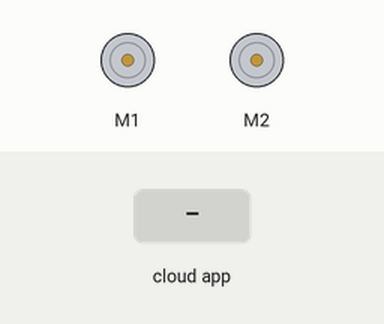
Simulated run of this sketch. Board: Arduino Uno, built for the host (arithmetic inside an expression is 32-bit, double 64-bit). Shown: 2 × DC motor (green arrow = forward, orange = backward, longer = faster). The inputs (shaded band) are chosen by the test bench. The ROS host is connected and sends only what is stated.

Above: at 3.2 s.
3.3 s: the phone or cloud app sets linear.x to -100
At 3.9 s:
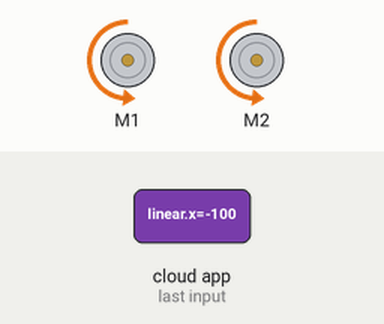
4.8 s: the phone or cloud app sets linear.x to 100
At 5.1 s:
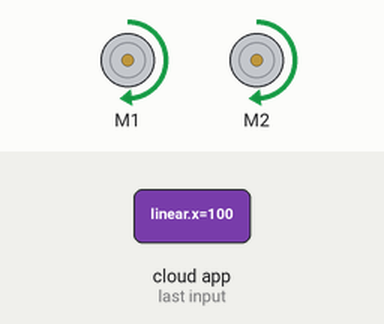
6.3 s: the phone or cloud app sets linear.x to 0
At 7.4 s:
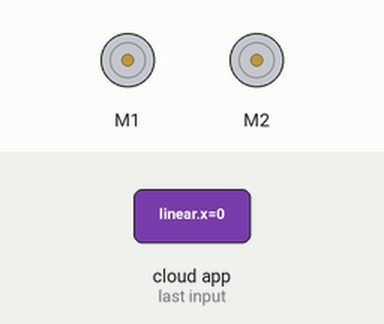
Timing chart, 0 to 9.3 s (numbered marks = the images above; inputs shaded):
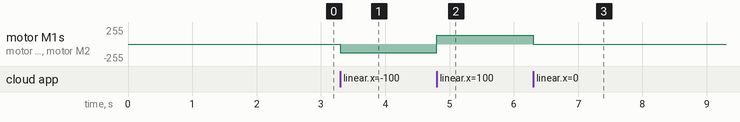

The sketch:

MotorTest.ino
```cpp
// (licence header left out)
#include <Sabertooth.h>
#include <ros.h>
#include <math.h>
#include <std_msgs/String.h>
#include <geometry_msgs/Twist.h>

// Mixed mode is for tank-style diff-drive robots.

Sabertooth ST(128); // The Sabertooth is on address 128. We'll name its object ST.
                    // If you've set up your Sabertooth on a different address, of course change
                    // that here. For how to configure address, etc. see the DIP Switch Wizard for
                    //   Sabertooth - http://www.dimensionengineering.com/datasheets/SabertoothDIPWizard/start.htm
                    //   SyRen      - http://www.dimensionengineering.com/datasheets/SyrenDIPWizard/start.htm
                    // Be sure to select Packetized Serial Mode for use with this library.
                    //
                    // This sample uses the mixed mode (diff-drive) commands, which require two motors
                    // and hence do not work on a SyRen.
                    //
                    // In this sample, hardware serial TX connects to S1.
                    // See the SoftwareSerial example in 3.Advanced for how to use other pins.

void cmdVelCallback(const geometry_msgs::Twist&);
ros::NodeHandle handle;
ros::Subscriber<geometry_msgs::Twist> subscriber("cmd_vel", &cmdVelCallback);

geometry_msgs::Twist msg;
ros::Publisher chatter_pub("cmd_vel", &msg);

const long CONTROL_TIMEOUT = 1000; //ms to wait  before killing motors
unsigned long lastData = 0;
int cnt=0;

void cmdVelCallback(const geometry_msgs::Twist& twist)
{
  //if (cnt%2==0)
    //digitalWrite(2, HIGH);
  //else
    //digitalWrite(2, LOW);

  //cnt=cnt+1;
  // this function is called as soon as there is any cmd_vel command in the ros network
  lastData = millis();

  // this variable is given forth/back velocity in range of [-0.5 +0.5]
  const float linear = twist.linear.x;
  // this variable is given left/right velocity in range of [-1 +1]
  const float spin = twist.angular.z;

  // give movement to forth/back direction
  forward(int(66*linear));


}


void setup()
{
  SabertoothTXPinSerial.begin(9600); // 9600 is the default baud rate for Sabertooth packet serial.
  Serial.begin(9600);
  ST.autobaud(); // Send the autobaud command to the Sabertooth controller(s).
                 // NOTE: *Not all* Sabertooth controllers need this command.
                 //       It doesn't hurt anything, but V2 controllers use an
                 //       EEPROM setting (changeable with the function setBaudRate) to set
                 //       the baud rate instead of detecting with autobaud.
                 //
                 //       If you have a 2x12, 2x25 V2, 2x60 or SyRen 50, you can remove
                 //       the autobaud line and save yourself two seconds of startup delay.

  ST.drive(0); // The Sabertooth won't act on mixed mode packet serial commands until
  ST.turn(0);  // it has received power levels for BOTH throttle and turning, since it
               // mixes the two together to get diff-drive power levels for both motors.

  handle.initNode();
  handle.subscribe(subscriber);
  handle.advertise(chatter_pub);

}

// The SLOW ramp here is turning, and the FAST ramp is throttle.
// If that's the opposite of what you're seeing, swap M2A and M2B.
void loop()
{
  handle.spinOnce();
  if(millis() - lastData >= CONTROL_TIMEOUT)
  {
    lastData=millis();
    msg.linear.x = 0;
    msg.angular.z = 0;
    chatter_pub.publish(&msg);
  }
  //int power;


  // Don't turn. Ramp from going backwards to going forwards, waiting 50 ms (1/20th of a second) per value.
  //for (power = 0; power <= 127; power ++)
  //{
    //ST.drive(power);
    //delay(50);
  //}

  // Now, let's use a power level of 20 (out of 127) forward.
  // This way, our turning will have a radius.
  //ST.drive(20);

  // Ramp turning from full left to full right SLOWLY by waiting 50 ms (1/20th of a second) per value.
  //for (power = -127; power <= 127; power ++)
  //{
    //ST.turn(power);
    //delay(50);
  //}

  // Now stop turning, and stop driving.
  //ST.turn(0);
  //ST.drive(0);

  // Wait a bit. This is so you can catch your robot if you want to. :-)
  //delay(5000);
}

int forward(int power)
{
  ST.drive(power);
}

int reverse(int power)
{
  ST.drive(-power);
}
```

Measured:
- after the input at 3.3 s, motor M1, motor M2: stopped → backward 132/255 at once
- after the input at 4.8 s, motor M1, motor M2: backward 132/255 → forward 132/255 at once
- after the input at 6.3 s, motor M1, motor M2: forward 132/255 → stopped at once
